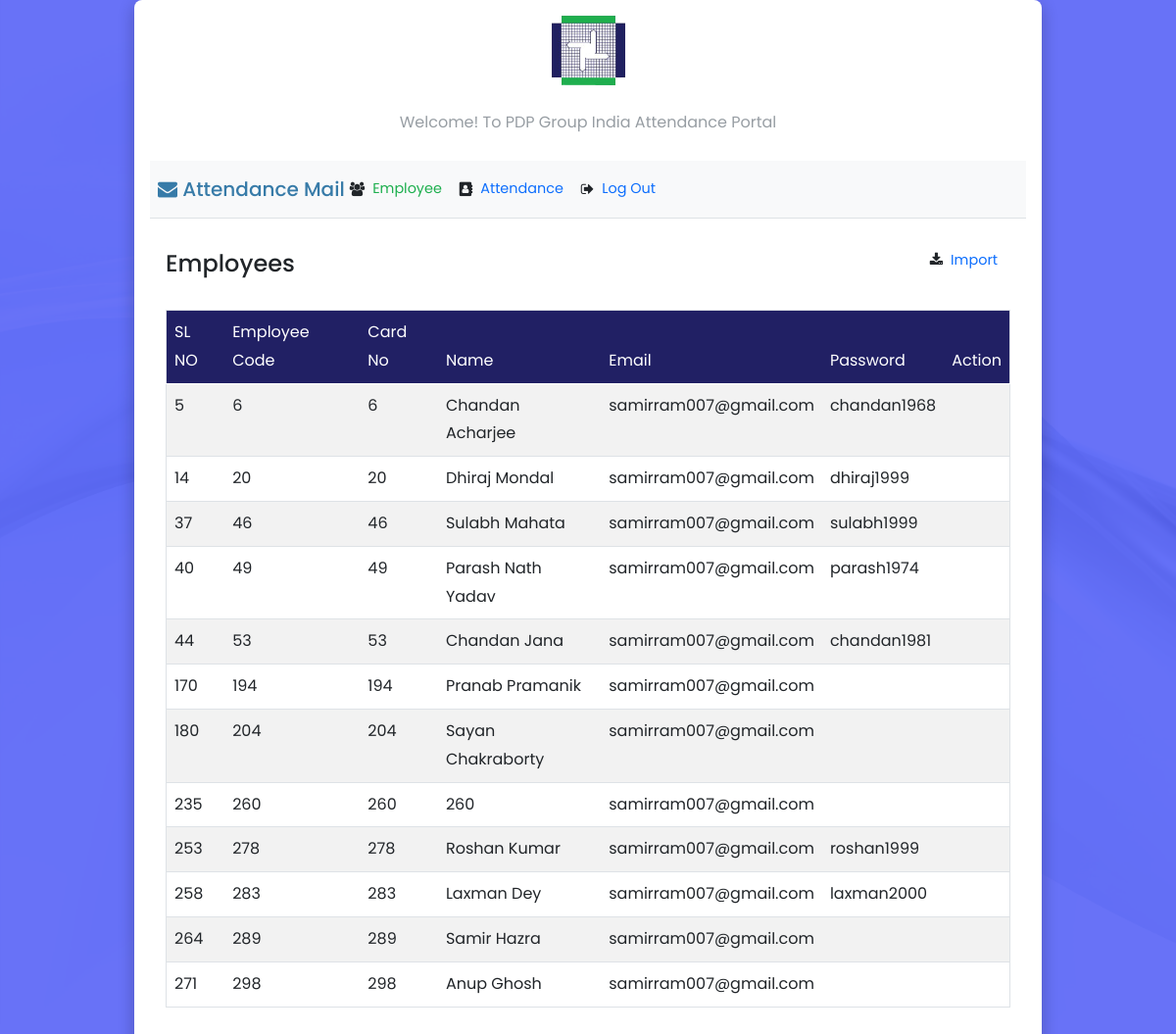
/employee/ (signed in), run on the app's committed database.
### tables this page shows
CREATE TABLE employee (
  id INTEGER PRIMARY KEY AUTOINCREMENT,
  employee_code TEXT UNIQUE NOT NULL,
  card_no TEXT UNIQUE NOT NULL,
  name TEXT NOT NULL,
  email TEXT ,
  pdf_password TEXT
);

### myapp/auth.py (called while the page is built)
@bp.before_app_request
def load_logged_in_user():
    user_id = session.get('user_id')
    if user_id is None:
        g.user = None
    else:
        g.user = get_db().execute(
            'SELECT * FROM user WHERE id = ?', (user_id,)
        ).fetchone()

def login_required(view):
    @functools.wraps(view)
    def wrapped_view(**kwargs):
        if g.user is None:
            return redirect(url_for('auth.login'))
        return view(**kwargs)
    return wrapped_view

### myapp/db.py (called while the page is built)
def get_db():
    if 'db' not in g:
        g.db = sqlite3.connect(
            current_app.config['DATABASE'],
            detect_types=sqlite3.PARSE_DECLTYPES
        )
        g.db.row_factory = sqlite3.Row
    return g.db

### myapp/employee.py (called while the page is built)
@bp.route('/')
@login_required
def index():
    db = get_db()
    employees = db.execute('SELECT * FROM employee').fetchall()
    return render_template('employee/index.html', employees=employees)

### myapp/templates/employee/index.html (shortened to what this page needs)
{% extends 'base.html' %}
{% block header %}
<div class="d-flex justify-content-between w-100">
<h4 class="py-4">{% block title %}Employees{% endblock %}</h4>
{% if g.user %}
<div class="d-flex ms-auto">
  <ul class="d-flex align-items-center custom-nav">
    <li><i class="fa fa-download" aria-hidden="true"></i> <a class="action" href="{{ url_for('employee.import_data') }}">Import</a></li>
  </ul>
</div>
{% endif %}
{% endblock %}
{% block content %}
<div class="table-responsive custom-table">
<table class="table table-striped table-hover border">
  <thead>
    <tr>
      <th>SL NO</th>
      <th>Employee Code</th>
      <th>Card No</th>
      <th>Name</th>
      <th>Email</th>
      <th>Password</th>
      <th>Action</th>
    </tr>
  </thead>
  <tbody>
    {% for employee in employees %}
    <tr>
      <td>{{ employee['id'] }}</td>
      <td>{{ employee['employee_code'] }}</td>
      <td>{{ employee['card_no'] }}</td>
      <td>{{ employee['name'] }}</td>
      <td>{{ employee['email'] or '' }}</td>
      <td>{{ employee['pdf_password'] or '' }}</td>
      <td>
      </td>
    </tr>
    {% endfor %}
  </tbody>
</table>
</div>
{% endblock %}

### myapp/templates/base.html (shortened to what this page needs)
<!doctype html>
<link href="https://cdn.jsdelivr.net/npm/bootstrap@5.0.2/dist/css/bootstrap.min.css" rel="stylesheet"
>
<link rel="stylesheet" href="https://cdnjs.cloudflare.com/ajax/libs/font-awesome/4.7.0/css/font-awesome.css"
 />
<link rel="stylesheet" href="{{ url_for('static', filename='style.css') }}">
<body class="main-body">
<section class="container-fluid custom-background">
<div class="container">
  <div class="row justify-content-center align-items-center authentication authentication-basic h-100">
    <div class="col-md-8 col-lg-10">
      <div class="card custom-card">
        <div class="card-body">
          <div class="card-title text-center custom-logo "><img src="../static/images/logo.png" alt="pdp-group" title="pdp-group" class="rounded img-fluid" /></div>
          <p class="my-4 text-muted op-7 fw-normal text-center">Welcome! To PDP Group India Attendance Portal</p>
          <nav class="navbar navbar-expand-lg navbar-light bg-light custom-border border-bottom mb-2">
            <h5 class="mb-0"> <i class="fa fa-envelope" aria-hidden="true"></i> Attendance Mail</h5>
            <ul class="navbar-nav custom-nav ">
              {% if g.user %}
                  <li><i class="fa fa-users" aria-hidden="true"></i> <a href="{{ url_for('employee.index') }}" class="{% if request.endpoint == 'employee.index' %}active{% endif %}">Employee</a>
                  <li><i class="fa fa-address-book" aria-hidden="true"></i> <a href="{{ url_for('attendance.index') }}" class="  {% if request.endpoint == 'attendance.index' %}active{% endif %}" >Attendance</a>
                  <li><i class="fa fa-sign-out" aria-hidden="true"></i><a href="{{ url_for('auth.logout') }}"> Log Out</a>
              {% else %}
                <li><i class="fa fa-sign-in" aria-hidden="true"></i> <a href="{{ url_for('auth.login') }}">Log In</a>
              {% endif %}
            </ul>
          </nav>
          <div class="content">
            <header>
              {% block header %}{% endblock %}
            </header>
            {% block content %}{% endblock %}
          </div>
        </div>
      </div>
    </div>
  </div>
</div>
</section>
</body>

### myapp/static/style.css (style rules this page uses)
.main-body { background: url(../static/images/bg-attandance.webp) no-repeat!important; background-size: cover !important; height: 100%; }
body { font-family: "Poppins", sans-serif; line-height: 1.8; }
.custom-background { background-color: rgba(92, 103, 247,0.92); }
nav { background: lightgray; display: flex; align-items: center; padding: 0 0.5rem; }
nav ul { display: flex; list-style: none; margin: 0; padding: 0; }
nav ul li a, nav ul li span, header .action { display: block; padding: 0.5rem; }
.content { padding: 0 1rem 1rem; }
.content>header { display: flex; align-items: flex-end; }
.content:last-child { margin-bottom: 0; }
a { text-decoration: none; }
a:focus, a:hover, a.active { color: #1daf4e; }
.custom-logo { width: 75px; margin: 0 auto; position: relative; }
.authentication { min-height: 100vh; }
.h-100 { height: 100% !important; }
.custom-card { border-radius: 0.5rem; background-color: #fff; box-shadow: 0px 6px 16px 2px rgba(0, 0, 0, 0.2); border: 0; position: relative; margin-block-end: 1.5rem; width: 100%; }
.text-muted { color:#6e829f }
.op-7 { opacity: 0.7; }
.fw-normal { font-weight: 400 !important; }
.custom-nav li { display: flex;align-items: center;margin: 0 5px;font-size: 0.9rem; }
.custom-border { border-color: #eee; }
.authentication h5 { color: #377ba8; ; }
.custom-table thead { background: #212064; color: #fff; }
.custom-table thead th { font-weight: 400; }

### data on the page
employee: id "5", employee_code "6", card_no "6", name "Chandan Acharjee", email "samirram007@gmail.com", pdf_password "chandan1968"
employee: id "14", employee_code "20", card_no "20", name "Dhiraj Mondal", email "samirram007@gmail.com", pdf_password "dhiraj1999"
employee: id "37", employee_code "46", card_no "46", name "Sulabh Mahata", email "samirram007@gmail.com", pdf_password "sulabh1999"
employee: id "40", employee_code "49", card_no "49", name "Parash Nath Yadav", email "samirram007@gmail.com", pdf_password "parash1974"
employee: id "44", employee_code "53", card_no "53", name "Chandan Jana", email "samirram007@gmail.com", pdf_password "chandan1981"
employee: id "170", employee_code "194", card_no "194", name "Pranab Pramanik", email "samirram007@gmail.com"
employee: id "180", employee_code "204", card_no "204", name "Sayan Chakraborty", email "samirram007@gmail.com"
employee: id "235", employee_code "260", card_no "260", name "260", email "samirram007@gmail.com"
employee: id "253", employee_code "278", card_no "278", name "Roshan Kumar", email "samirram007@gmail.com", pdf_password "roshan1999"
employee: id "258", employee_code "283", card_no "283", name "Laxman Dey", email "samirram007@gmail.com", pdf_password "laxman2000"
employee: id "264", employee_code "289", card_no "289", name "Samir Hazra", email "samirram007@gmail.com"
employee: id "271", employee_code "298", card_no "298", name "Anup Ghosh", email "samirram007@gmail.com"
